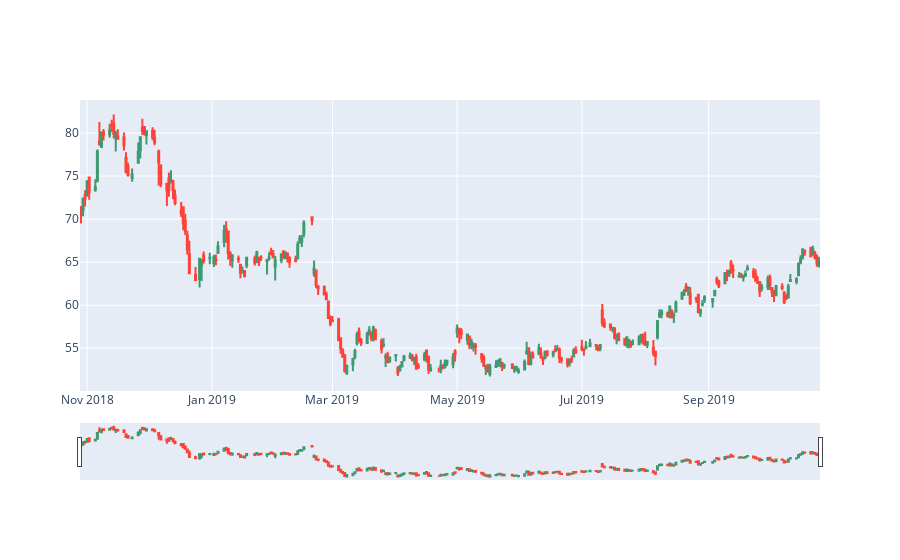
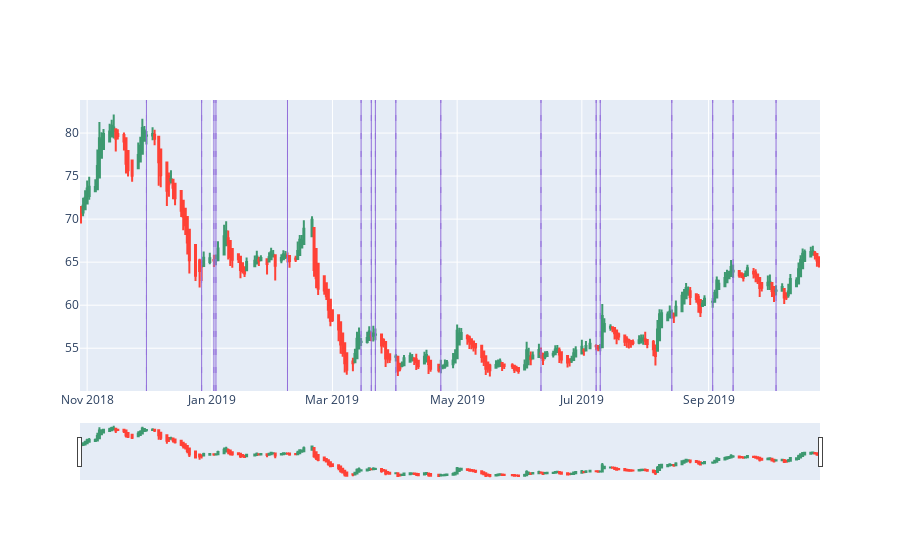

These figures' notebook cell, in order:
### Code cell
import plotly.graph_objects as go
from datetime import datetime

original = go.Figure(data=[go.Candlestick(x=cvs_data['Date'],
                open=cvs_data['Open'],
                high=cvs_data['High'],
                low=cvs_data['Low'],
                close=cvs_data['Close'])])

fig = go.Figure(data=[go.Candlestick(x=cvs_data['Date'],
                open=ha_open,
                high=ha_high,
                low=ha_low,
                close=ha_close)])
fig.update_layout(
    shapes = [dict(
        x0=date, x1=date, y0=0, y1=1, xref='x', yref='paper',
        line=dict(
                color="MediumPurple",
                width=1,
                dash="dashdot",
            )) for date in indicator_dates]
)
original.show()
fig.show()

### Figure 1 — Plotly figure (JSON) as saved in the notebook; plotly's stock layout.template omitted (floating-point values rounded to 4 significant figures; data arrays with more than 128 entries replaced by an {"elided": "..."} marker saying what was removed)
{"data": [{"close": {"elided": "250 float values"}, "high": {"elided": "250 float values"}, "low": {"elided": "250 float values"}, "open": {"elided": "250 float values"}, "type": "candlestick", "x": {"elided": "250 str values"}}], "layout": {}}

### Figure 2 — Plotly figure (JSON) as saved in the notebook; plotly's stock layout.template omitted (floating-point values rounded to 4 significant figures; data arrays with more than 128 entries replaced by an {"elided": "..."} marker saying what was removed)
{"data": [{"close": {"elided": "250 float values"}, "high": {"elided": "250 float values"}, "low": {"elided": "250 float values"}, "open": {"elided": "250 float values"}, "type": "candlestick", "x": {"elided": "250 str values"}}], "layout": {"shapes": [{"line": {"color": "MediumPurple", "dash": "dashdot", "width": 1}, "x0": "2018-11-30", "x1": "2018-11-30", "xref": "x", "y0": 0, "y1": 1, "yref": "paper"}, {"line": {"color": "MediumPurple", "dash": "dashdot", "width": 1}, "x0": "2018-12-27", "x1": "2018-12-27", "xref": "x", "y0": 0, "y1": 1, "yref": "paper"}, {"line": {"color": "MediumPurple", "dash": "dashdot", "width": 1}, "x0": "2019-01-02", "x1": "2019-01-02", "xref": "x", "y0": 0, "y1": 1, "yref": "paper"}, {"line": {"color": "MediumPurple", "dash": "dashdot", "width": 1}, "x0": "2019-01-03", "x1": "2019-01-03", "xref": "x", "y0": 0, "y1": 1, "yref": "paper"}, {"line": {"color": "MediumPurple", "dash": "dashdot", "width": 1}, "x0": "2019-02-07", "x1": "2019-02-07", "xref": "x", "y0": 0, "y1": 1, "yref": "paper"}, {"line": {"color": "MediumPurple", "dash": "dashdot", "width": 1}, "x0": "2019-03-15", "x1": "2019-03-15", "xref": "x", "y0": 0, "y1": 1, "yref": "paper"}, {"line": {"color": "MediumPurple", "dash": "dashdot", "width": 1}, "x0": "2019-03-20", "x1": "2019-03-20", "xref": "x", "y0": 0, "y1": 1, "yref": "paper"}, {"line": {"color": "MediumPurple", "dash": "dashdot", "width": 1}, "x0": "2019-03-22", "x1": "2019-03-22", "xref": "x", "y0": 0, "y1": 1, "yref": "paper"}, {"line": {"color": "MediumPurple", "dash": "dashdot", "width": 1}, "x0": "2019-04-01", "x1": "2019-04-01", "xref": "x", "y0": 0, "y1": 1, "yref": "paper"}, {"line": {"color": "MediumPurple", "dash": "dashdot", "width": 1}, "x0": "2019-04-23", "x1": "2019-04-23", "xref": "x", "y0": 0, "y1": 1, "yref": "paper"}, {"line": {"color": "MediumPurple", "dash": "dashdot", "width": 1}, "x0": "2019-06-11", "x1": "2019-06-11", "xref": "x", "y0": 0, "y1": 1, "yref": "paper"}, {"line": {"color": "MediumPurple", "dash": "dashdot", "width": 1}, "x0": "2019-07-08", "x1": "2019-07-08", "xref": "x", "y0": 0, "y1": 1, "yref": "paper"}, {"line": {"color": "MediumPurple", "dash": "dashdot", "width": 1}, "x0": "2019-07-10", "x1": "2019-07-10", "xref": "x", "y0": 0, "y1": 1, "yref": "paper"}, {"line": {"color": "MediumPurple", "dash": "dashdot", "width": 1}, "x0": "2019-08-14", "x1": "2019-08-14", "xref": "x", "y0": 0, "y1": 1, "yref": "paper"}, {"line": {"color": "MediumPurple", "dash": "dashdot", "width": 1}, "x0": "2019-09-03", "x1": "2019-09-03", "xref": "x", "y0": 0, "y1": 1, "yref": "paper"}, {"line": {"color": "MediumPurple", "dash": "dashdot", "width": 1}, "x0": "2019-09-13", "x1": "2019-09-13", "xref": "x", "y0": 0, "y1": 1, "yref": "paper"}, {"line": {"color": "MediumPurple", "dash": "dashdot", "width": 1}, "x0": "2019-10-04", "x1": "2019-10-04", "xref": "x", "y0": 0, "y1": 1, "yref": "paper"}]}}
